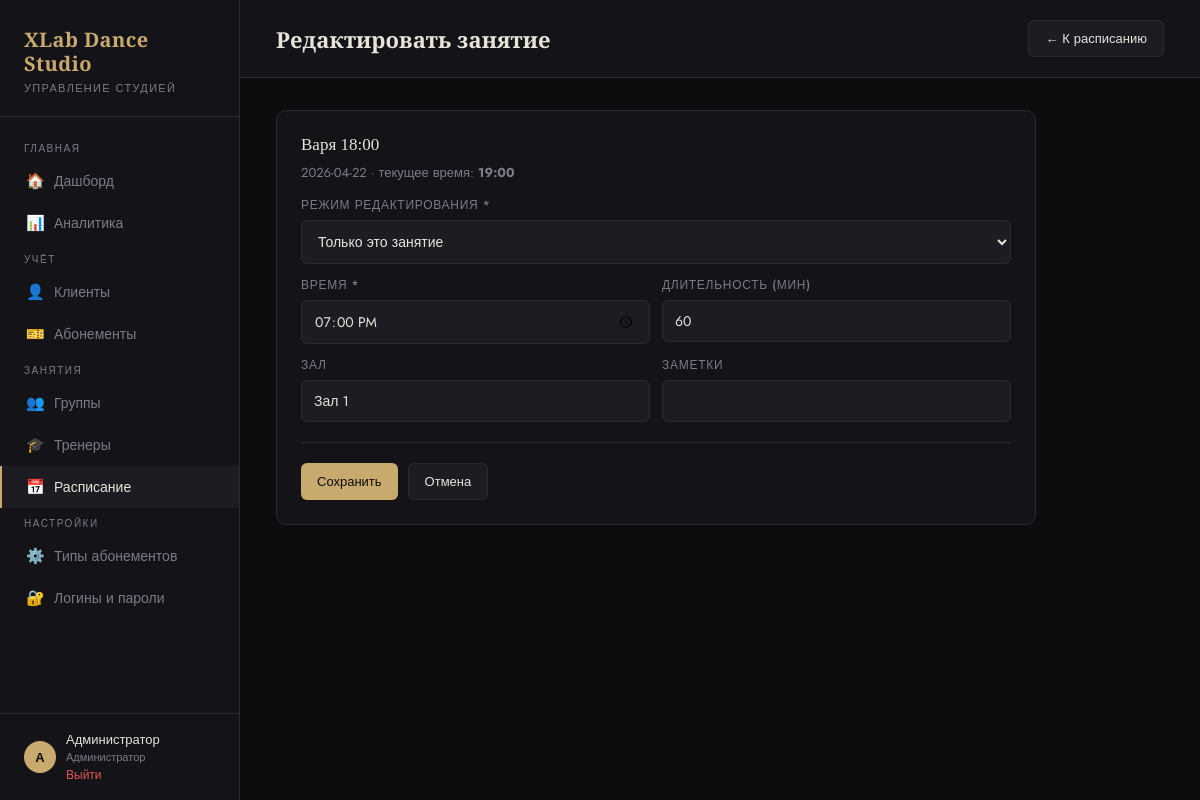
The page /schedule/2/edit (signed in) on the database its author committed.
### tables this page shows
CREATE TABLE users (
            id INTEGER PRIMARY KEY AUTOINCREMENT,
            role TEXT NOT NULL, -- admin | trainer
            username TEXT UNIQUE NOT NULL,
            password TEXT NOT NULL,
            name TEXT NOT NULL,
            trainer_id INTEGER UNIQUE REFERENCES trainers(id) ON DELETE CASCADE
        );

CREATE TABLE groups (
            id INTEGER PRIMARY KEY AUTOINCREMENT,
            name TEXT NOT NULL,
            trainer_id INTEGER REFERENCES trainers(id) ON DELETE SET NULL,
            age_range TEXT,
            level TEXT,
            max_capacity INTEGER DEFAULT 20,
            description TEXT,
            created_at TEXT DEFAULT (datetime('now','localtime'))
        );

CREATE TABLE schedule (
            id INTEGER PRIMARY KEY AUTOINCREMENT,
            group_id INTEGER REFERENCES groups(id) ON DELETE CASCADE,
            date TEXT NOT NULL,
            time TEXT NOT NULL,
            duration_minutes INTEGER DEFAULT 60,
            room TEXT,
            notes TEXT
        );

### app.py (the view, shortened to what this page needs)
@app.route('/schedule/<int:id>/edit', methods=['GET', 'POST'])
@login_required
def edit_schedule(id):
    db = get_db()
    lesson = db.execute('SELECT * FROM schedule WHERE id=?', (id,)).fetchone()
    if not lesson:
        flash('Занятие не найдено', 'error')
        return redirect(url_for('schedule'))
    group = db.execute('SELECT * FROM groups WHERE id=?', (lesson['group_id'],)).fetchone()
    if current_role() == 'trainer':
        allowed = db.execute('SELECT id FROM groups WHERE id=? AND trainer_id=?', (lesson['group_id'], current_trainer_id())).fetchone()
        if not allowed:
            flash('Вы можете редактировать только занятия своих групп', 'error')
            return redirect(url_for('schedule'))
    return render_template('schedule_edit.html', lesson=lesson, group=group)

### app.py (called while the page is built, shortened)
def current_role():
    return session.get('role', 'admin')

def is_admin():
    return current_role() == 'admin'

def sync_session_user():
    if 'user_id' not in session:
        return
    db = get_db()
    user = db.execute('SELECT role, trainer_id, name FROM users WHERE id=?', (session['user_id'],)).fetchone()
    if not user:
        session.clear()
        return
    session['role'] = user['role']
    session['trainer_id'] = user['trainer_id']
    session['user_name'] = user['name']

@app.before_request
def setup():
    if request.endpoint is None:
        return
    if request.endpoint in ('login', 'logout', 'static'):
        return
    if 'user_id' not in session:
        return
    sync_session_user()
    if is_admin():
        return

def login_required(f):
    from functools import wraps
    @wraps(f)
    def decorated(*args, **kwargs):
        if 'user_id' not in session:
            return redirect(url_for('login'))
        return f(*args, **kwargs)
    return decorated

### database.py (called while the page is built)
def get_db():
    from app import app
    if 'db' not in g:
        g.db = sqlite3.connect(DATABASE)
        g.db.row_factory = sqlite3.Row
        g.db.execute("PRAGMA foreign_keys = ON")
    return g.db

### templates/schedule_edit.html (shortened to what this page needs)
{% extends "base.html" %}
{% block topbar_title %}Редактировать занятие{% endblock %}
{% block topbar_actions %}
<a href="{{ url_for('schedule') }}" class="btn btn-secondary">← К расписанию</a>
{% endblock %}
{% block content %}
<div class="card" style="max-width:760px">
  <div class="card-title" style="margin-bottom:8px;">{{ group.name if group else 'Группа' }}</div>
  <div style="color:var(--muted); font-size:13px; margin-bottom:14px;">
    {{ lesson.date }} · текущее время: <strong>{{ lesson.time }}</strong>
  </div>
  <form method="POST">
    <div class="form-group" style="margin-bottom:12px">
      <label>Режим редактирования *</label>
      <select name="edit_mode" id="edit-mode" onchange="toggleEditMode()">
        <option value="single">Только это занятие</option>
      </select>
    </div>
    <div style="display:grid; grid-template-columns:1fr 1fr; gap:12px">
      <div class="form-group">
        <label>Время *</label>
        <input type="time" name="time" required value="{{ lesson.time }}">
      </div>
      <div class="form-group">
        <label>Длительность (мин)</label>
        <input type="number" name="duration" value="{{ lesson.duration_minutes or 60 }}" min="15" step="15">
      </div>
    </div>
    <div style="display:grid; grid-template-columns:1fr 1fr; gap:12px; margin-top:12px">
      <div class="form-group">
        <label>Зал</label>
        <input type="text" name="room" value="{{ lesson.room or '' }}">
      </div>
      <div class="form-group">
        <label>Заметки</label>
        <input type="text" name="notes" value="{{ lesson.notes or '' }}">
      </div>
    </div>
    <div class="divider"></div>
    <div class="form-actions">
      <button type="submit" class="btn btn-primary">Сохранить</button>
      <a class="btn btn-secondary" href="{{ url_for('schedule') }}">Отмена</a>
    </div>
  </form>
</div>
{% endblock %}

### templates/base.html (shortened to what this page needs)
<!DOCTYPE html>
<html lang="ru">
<head>
</head>
<body>
<aside class="sidebar">
  <div class="sidebar-logo">
    <h1>XLab Dance<br>Studio</h1>
    <p>Управление студией</p>
  </div>
  <nav class="nav">
    <div class="nav-section">Главная</div>
    <a href="{{ url_for('dashboard') }}" class="{{ 'active' if request.endpoint == 'dashboard' }}">
      <span class="icon">🏠</span> Дашборд
    </a>
    {% if session.role == 'admin' %}
    <a href="{{ url_for('analytics') }}" class="{{ 'active' if request.endpoint == 'analytics' }}">
      <span class="icon">📊</span> Аналитика
    </a>
    {% endif %}
    {% if session.role == 'admin' %}
    <div class="nav-section">Учёт</div>
    <a href="{{ url_for('clients') }}" class="{{ 'active' if 'client' in request.endpoint }}">
      <span class="icon">👤</span> Клиенты
    </a>
    <a href="{{ url_for('subscriptions') }}" class="{{ 'active' if 'subscription' in request.endpoint and request.endpoint != 'subscription_types' }}">
      <span class="icon">🎫</span> Абонементы
    </a>
    {% endif %}
    <div class="nav-section">Занятия</div>
    {% if session.role == 'admin' %}
    <a href="{{ url_for('groups') }}" class="{{ 'active' if 'group' in request.endpoint }}">
      <span class="icon">👥</span> Группы
    </a>
    {% endif %}
    {% if session.role == 'admin' %}
    <a href="{{ url_for('trainers') }}" class="{{ 'active' if 'trainer' in request.endpoint }}">
      <span class="icon">🎓</span> Тренеры
    </a>
    {% endif %}
    <a href="{{ url_for('schedule') }}" class="{{ 'active' if 'schedule' in request.endpoint or 'attendance' in request.endpoint }}">
      <span class="icon">📅</span> Расписание
    </a>
    {% if session.role == 'admin' %}
    <div class="nav-section">Настройки</div>
    <a href="{{ url_for('subscription_types') }}" class="{{ 'active' if request.endpoint == 'subscription_types' }}">
      <span class="icon">⚙️</span> Типы абонементов
    </a>
    <a href="{{ url_for('accounts') }}" class="{{ 'active' if 'account' in request.endpoint }}">
      <span class="icon">🔐</span> Логины и пароли
    </a>
    {% endif %}
  </nav>
  <div class="sidebar-user">
    <div class="avatar">{{ session.user_name[0] if session.user_name }}</div>
    <div>
      <div style="color: var(--text); font-size: 13px;">{{ session.user_name }}</div>
      <div style="font-size: 11px; color: var(--muted);">{{ 'Администратор' if session.role == 'admin' else 'Тренер' }}</div>
      <a href="{{ url_for('logout') }}">Выйти</a>
    </div>
  </div>
</aside>
<div class="main">
  <div class="topbar">
    <h2>{% block topbar_title %}{% endblock %}</h2>
    <div>{% block topbar_actions %}{% endblock %}</div>
  </div>
  <div class="content">
    {% block content %}{% endblock %}
  </div>
</div>
</body>
</html>

### templates/base.html (style rules this page uses)
:root { --bg: #0d0d0f; --surface: #141418; --surface2: #1c1c22; --border: #2a2a35; --accent: #c8a96e; --accent2: #e8c88a; --text: #e8e4dc; --muted: #7a7a8a; --danger: #e05555; --success: #5cb87a; --warning: #e0a055; --info: #5599e0; --sidebar-w: 240px; }
* { box-sizing: border-box; margin: 0; padding: 0; }
body { background: var(--bg); color: var(--text); font-family: 'Jost', sans-serif; font-weight: 400; min-height: 100vh; display: flex; }
.sidebar { width: var(--sidebar-w); min-height: 100vh; background: var(--surface); border-right: 1px solid var(--border); display: flex; flex-direction: column; position: fixed; top: 0; left: 0; z-index: 100; }
.sidebar-logo { padding: 28px 24px 20px; border-bottom: 1px solid var(--border); }
.sidebar-logo h1 { font-family: 'Playfair Display', serif; font-size: 20px; font-weight: 700; color: var(--accent); letter-spacing: 0.02em; line-height: 1.2; }
.sidebar-logo p { font-size: 11px; color: var(--muted); letter-spacing: 0.12em; text-transform: uppercase; margin-top: 4px; }
.nav { flex: 1; padding: 16px 0; overflow-y: auto; max-height: calc(100vh - 200px); }
.nav-section { padding: 8px 24px 4px; font-size: 10px; letter-spacing: 0.15em; text-transform: uppercase; color: var(--muted); }
.nav a { display: flex; align-items: center; gap: 10px; padding: 10px 24px; color: var(--muted); text-decoration: none; font-size: 14px; font-weight: 400; transition: all 0.2s; border-left: 2px solid transparent; }
.nav a:hover, .nav a.active { color: var(--text); background: var(--surface2); border-left-color: var(--accent); }
.nav a .icon { width: 18px; text-align: center; font-size: 15px; }
.sidebar-user { padding: 16px 24px; border-top: 1px solid var(--border); font-size: 13px; color: var(--muted); display: flex; align-items: center; gap: 10px; }
.sidebar-user .avatar { width: 32px; height: 32px; border-radius: 50%; background: var(--accent); display: flex; align-items: center; justify-content: center; color: var(--bg); font-weight: 700; font-size: 13px; }
.sidebar-user a { color: var(--danger); text-decoration: none; font-size: 12px; }
.main { margin-left: var(--sidebar-w); flex: 1; min-height: 100vh; }
.topbar { padding: 20px 36px; border-bottom: 1px solid var(--border); background: var(--surface); display: flex; align-items: center; justify-content: space-between; position: sticky; top: 0; z-index: 50; }
.topbar h2 { font-family: 'Playfair Display', serif; font-size: 22px; font-weight: 600; color: var(--text); }
.content { padding: 32px 36px; }
.card { background: var(--surface); border: 1px solid var(--border); border-radius: 10px; padding: 24px; }
.card-title { font-family: 'Playfair Display', serif; font-size: 17px; color: var(--text); }
.btn { display: inline-flex; align-items: center; gap: 6px; padding: 8px 16px; border-radius: 6px; font-size: 13px; font-weight: 500; cursor: pointer; border: none; text-decoration: none; transition: all 0.2s; font-family: 'Jost', sans-serif; }
.btn-primary { background: var(--accent); color: var(--bg); }
.btn-secondary { background: var(--surface2); color: var(--text); border: 1px solid var(--border); }
.form-group { display: flex; flex-direction: column; gap: 6px; }
label { font-size: 12px; font-weight: 500; color: var(--muted); letter-spacing: 0.06em; text-transform: uppercase; }
input, select, textarea { background: var(--surface2); border: 1px solid var(--border); border-radius: 6px; color: var(--text); padding: 10px 12px; font-size: 14px; font-family: 'Jost', sans-serif; transition: border-color 0.2s; width: 100%; }
.form-actions { display: flex; gap: 10px; margin-top: 8px; }
.divider { height: 1px; background: var(--border); margin: 20px 0; }
a { color: var(--accent); text-decoration: none; }

### rows shown on the page
users: name "А", user_name "Администратор", role "Администратор"
groups: name "Варя 18:00"
schedule: date "2026-04-22", time "19:00", duration "60", room "Зал 1"
